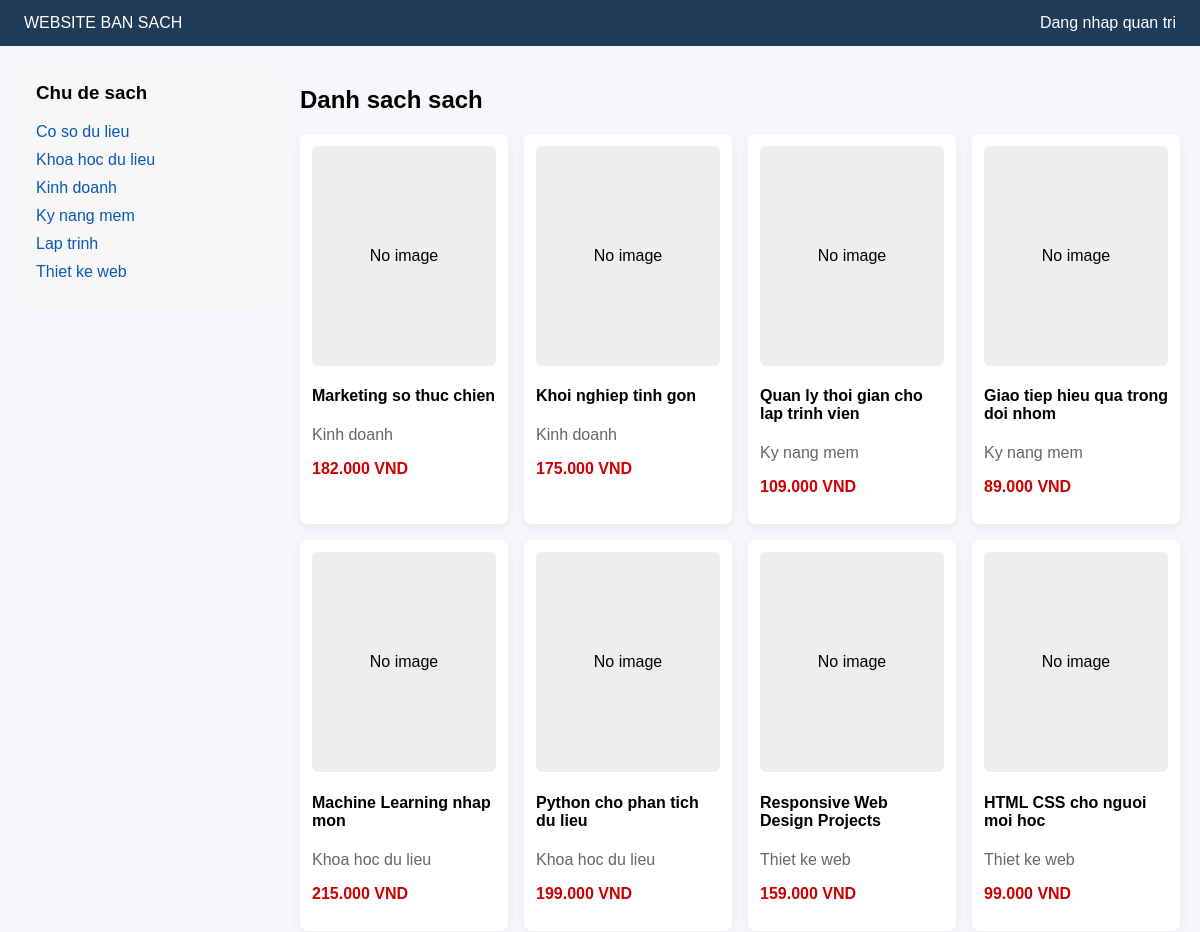
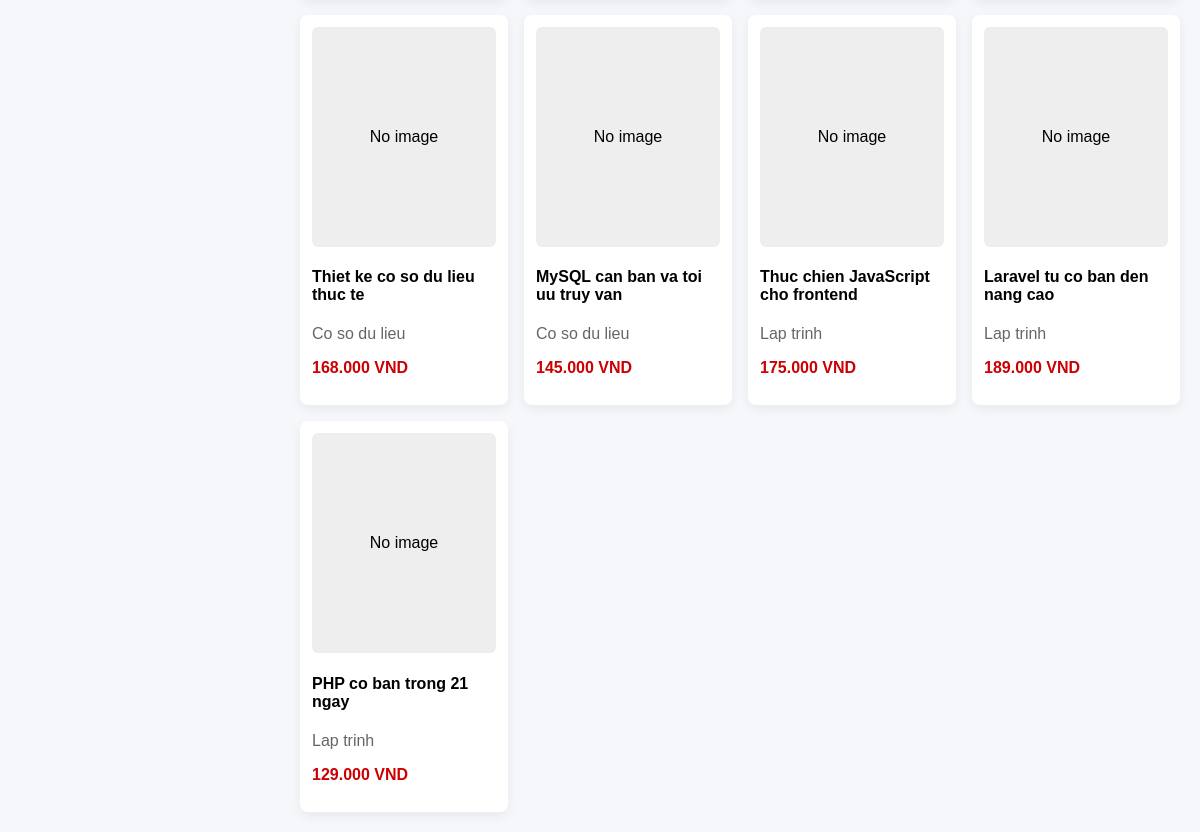
The page / on the database its author committed (2 pictures, top to bottom).
### tables this page shows
CREATE TABLE `tblsubject` (
  `id_subject` INT UNSIGNED NOT NULL AUTO_INCREMENT,
  `name_subject` VARCHAR(120) NOT NULL,
  PRIMARY KEY (`id_subject`)
);

CREATE TABLE `tblbooks` (
  `id_book` INT UNSIGNED NOT NULL AUTO_INCREMENT,
  `id_subject` INT UNSIGNED NOT NULL,
  `name_book` VARCHAR(255) NOT NULL,
  `price` DECIMAL(12,2) NOT NULL DEFAULT 0,
  `images` VARCHAR(255) DEFAULT '',
  `des` TEXT,
  PRIMARY KEY (`id_book`),
  KEY `idx_tblbooks_subject` (`id_subject`),
  CONSTRAINT `fk_tblbooks_subject`
    FOREIGN KEY (`id_subject`) REFERENCES `tblsubject` (`id_subject`)
    ON UPDATE CASCADE
    ON DELETE RESTRICT
);

### include/connect.inc.php (called while the page is built, shortened)
<?php
function h($value)
{
    return htmlspecialchars((string) $value, ENT_QUOTES, "UTF-8");
}

### index.php (the view, shortened to what this page needs)
<?php
require_once __DIR__ . "/include/connect.inc.php";
$books = $conn->query(
    "SELECT b.id_book, b.name_book, b.price, b.images, s.name_subject
     FROM tblbooks b
     LEFT JOIN tblsubject s ON b.id_subject = s.id_subject
     ORDER BY b.id_book DESC"
);
?>
<!doctype html>
<html lang="vi">
<head>
</head>
<body>
    <div class="top">
        <div>WEBSITE BAN SACH</div>
        <div><a href="admin/index.php" style="color:#fff;">Dang nhap quan tri</a></div>
    </div>
    <div class="wrap">
        <div><?php include __DIR__ . "/include/left.php"; ?></div>
        <div>
            <h2>Danh sach sach</h2>
            <div class="grid">
                <?php if ($books && $books->num_rows > 0): ?>
                    <?php while ($row = $books->fetch_assoc()): ?>
                        <div class="card">
                            <?php if (!empty($row["images"])): ?>
                                <img src="uploads/<?= h($row["images"]) ?>" alt="<?= h($row["name_book"]) ?>">
                            <?php else: ?>
                                <div style="height:220px;background:#eee;border-radius:6px;display:flex;align-items:center;justify-content:center;">No image</div>
                            <?php endif; ?>
                            <h4><?= h($row["name_book"]) ?></h4>
                            <p style="margin:8px 0; color:#666;"><?= h($row["name_subject"] ?? "Khong ro chu de") ?></p>
                            <p class="price"><?= number_format((float) $row["price"], 0, ",", ".") ?> VND</p>
                        </div>
                    <?php endwhile; ?>
                <?php else: ?>
                    <p>Chua co sach.</p>
                <?php endif; ?>
            </div>
        </div>
    </div>
</body>
</html>

### include/left.php
<?php
require_once __DIR__ . "/connect.inc.php";
$subjects = $conn->query("SELECT id_subject, name_subject FROM tblsubject ORDER BY name_subject ASC");
?>
<div style="padding:16px; background:#f7f7f7; border-radius:8px;">
    <h3 style="margin-top:0;">Chu de sach</h3>
    <ul style="list-style:none; padding:0; margin:0;">
        <?php if ($subjects && $subjects->num_rows > 0): ?>
            <?php while ($row = $subjects->fetch_assoc()): ?>
                <li style="margin-bottom:10px;">
                    <a href="show_subject.php?id_subject=<?= (int) $row["id_subject"] ?>">
                        <?= h($row["name_subject"]) ?>
                    </a>
                </li>
            <?php endwhile; ?>
        <?php else: ?>
            <li>Chua co chu de.</li>
        <?php endif; ?>
    </ul>
</div>

### index.php (style rules this page uses)
body { margin:0; font-family:Arial,sans-serif; background:#f5f7fb; }
.top { background:#1f3b57; color:#fff; padding:14px 24px; display:flex; justify-content:space-between; }
.wrap { display:grid; grid-template-columns:260px 1fr; gap:20px; padding:20px; }
.grid { display:grid; grid-template-columns:repeat(auto-fill,minmax(190px,1fr)); gap:16px; }
.card { background:#fff; border-radius:8px; padding:12px; box-shadow:0 4px 12px rgba(0,0,0,.06); }
.price { color:#cc0000; font-weight:700; }
a { text-decoration:none; color:#0b58b6; }

### rows shown on the page
tblsubject: name_subject "Co so du lieu"
tblsubject: name_subject "Khoa hoc du lieu"
tblsubject: name_subject "Kinh doanh"
tblsubject: name_subject "Ky nang mem"
tblsubject: name_subject "Lap trinh"
tblsubject: name_subject "Thiet ke web"
tblbooks: images "No image", name_book "Marketing so thuc chien", id_subject.name_subject "Kinh doanh", price "182.000"
tblbooks: images "No image", name_book "Khoi nghiep tinh gon", id_subject.name_subject "Kinh doanh", price "175.000"
tblbooks: images "No image", name_book "Quan ly thoi gian cho lap trinh vien", id_subject.name_subject "Ky nang mem", price "109.000"
tblbooks: images "No image", name_book "Giao tiep hieu qua trong doi nhom", id_subject.name_subject "Ky nang mem", price "89.000"
tblbooks: images "No image", name_book "Machine Learning nhap mon", id_subject.name_subject "Khoa hoc du lieu", price "215.000"
tblbooks: images "No image", name_book "Python cho phan tich du lieu", id_subject.name_subject "Khoa hoc du lieu", price "199.000"
tblbooks: images "No image", name_book "Responsive Web Design Projects", id_subject.name_subject "Thiet ke web", price "159.000"
tblbooks: images "No image", name_book "HTML CSS cho nguoi moi hoc", id_subject.name_subject "Thiet ke web", price "99.000"
tblbooks: images "No image", name_book "Thiet ke co so du lieu thuc te", id_subject.name_subject "Co so du lieu", price "168.000"
tblbooks: images "No image", name_book "MySQL can ban va toi uu truy van", id_subject.name_subject "Co so du lieu", price "145.000"
tblbooks: images "No image", name_book "Thuc chien JavaScript cho frontend", id_subject.name_subject "Lap trinh", price "175.000"
tblbooks: images "No image", name_book "Laravel tu co ban den nang cao", id_subject.name_subject "Lap trinh", price "189.000"
tblbooks: images "No image", name_book "PHP co ban trong 21 ngay", id_subject.name_subject "Lap trinh", price "129.000"
